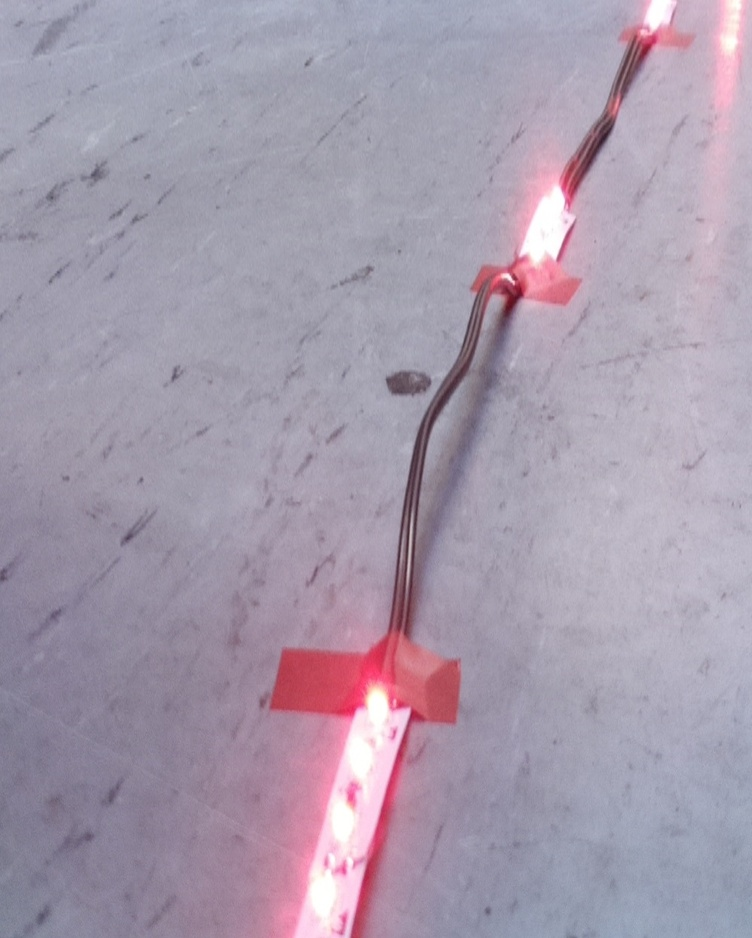
#> input picture Code/GoPiGo/Birdview.jpg, 752 x 938 px, shrunk from 999 x 1245 before the run
$ python Drive_GoPiGo.py   (Python 2 division)
#> lines starting #> are read from the running program, lines starting #| are printed output that depends on the picture; long printed decimals are rounded
import numpy as np
import cv2
import matplotlib.pyplot as plt

gray = cv2.imread('Birdview.jpg')
#> gray is the input picture: shape (938, 752, 3); mean B, G, R 172.3, 155.1, 166.6
gray = cv2.cvtColor(gray,cv2.COLOR_BGR2RGB)
edges = cv2.Canny(gray,50,150,apertureSize = 3)
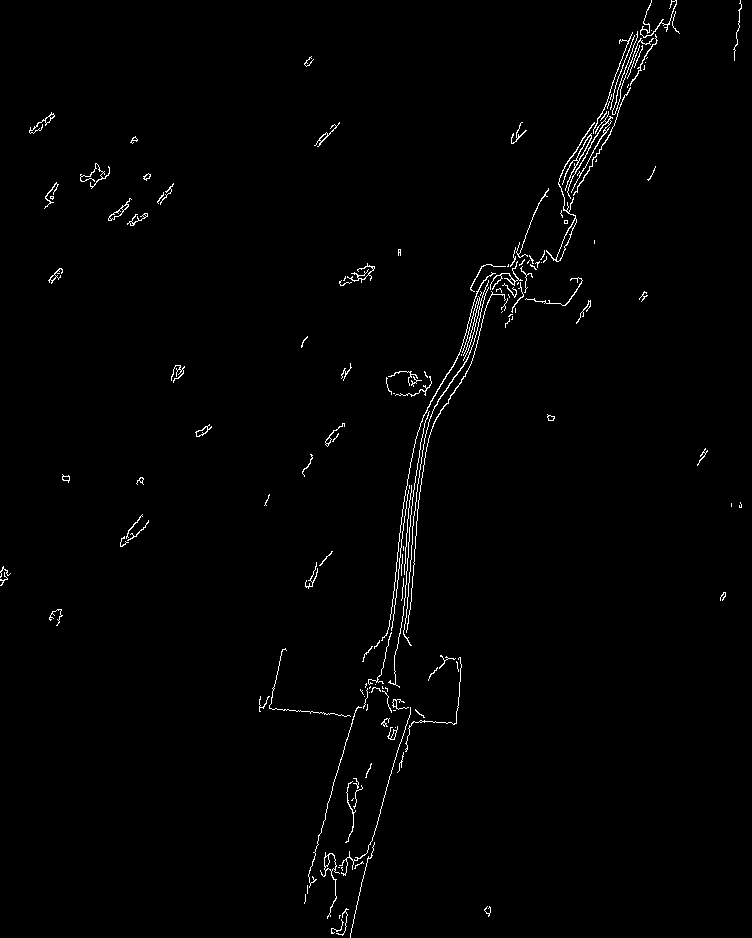
#> edges: shape (938, 752); 1.2% white in thin lines or dots
cv2.imwrite('edges-50-150.jpg',edges)
minLineLength=500
lines = cv2.HoughLinesP(image=edges,rho=5,theta=np.pi/180, threshold=100,lines=np.array([]), minLineLength=minLineLength,maxLineGap=80)
#> lines = [[308, 876, 483, 265]]

a,b,c = lines.shape
#> a = 1; b = 1; c = 4
alpha = range(a)
#> alpha = [0]
for i in range(a):
    cv2.line(gray, (lines[i][0][0], lines[i][0][1]), (lines[i][0][2], lines[i][0][3]), (0, 0, 255), 3)
    cv2.imwrite('houghlines5.jpg',gray)
    h = lines[i][0][1]-lines[i][0][3]
    b = lines[i][0][2] - lines[i][0][0]
    l = np.sqrt([(b*b)+(h*h)])
    alpha[i] = (np.arcsin(h/l)*180/np.pi)
    print alpha[i]
#> this loop made 1 pass
#> (h, b, l) on pass 1: (611, 175, [635.6])
#| [74.017]
#> pass 1, `cv2.imwrite('houghlines5.jpg',gray)`:
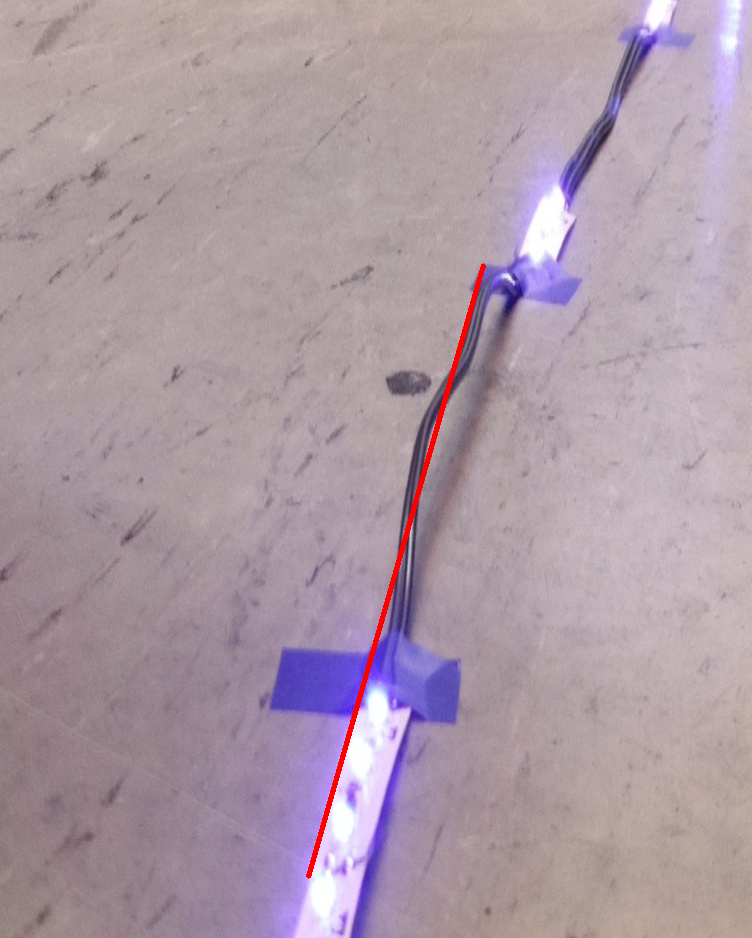
#> saved as houghlines5.jpg: shape (938, 752, 3); mean B, G, R 165.8, 154.5, 172.8
#> after the loop, alpha = [[74.02]]

angle = np.median(alpha)
#> angle = 74.02
if angle <= 100 and angle >= 80:
    print 'geradeaus'
    print (angle)
else:
    if angle <= 90:
        print 'Drehe rechts'
        print (angle)
#| 74.017
    else:
        print 'drehe links'
        print (angle)
